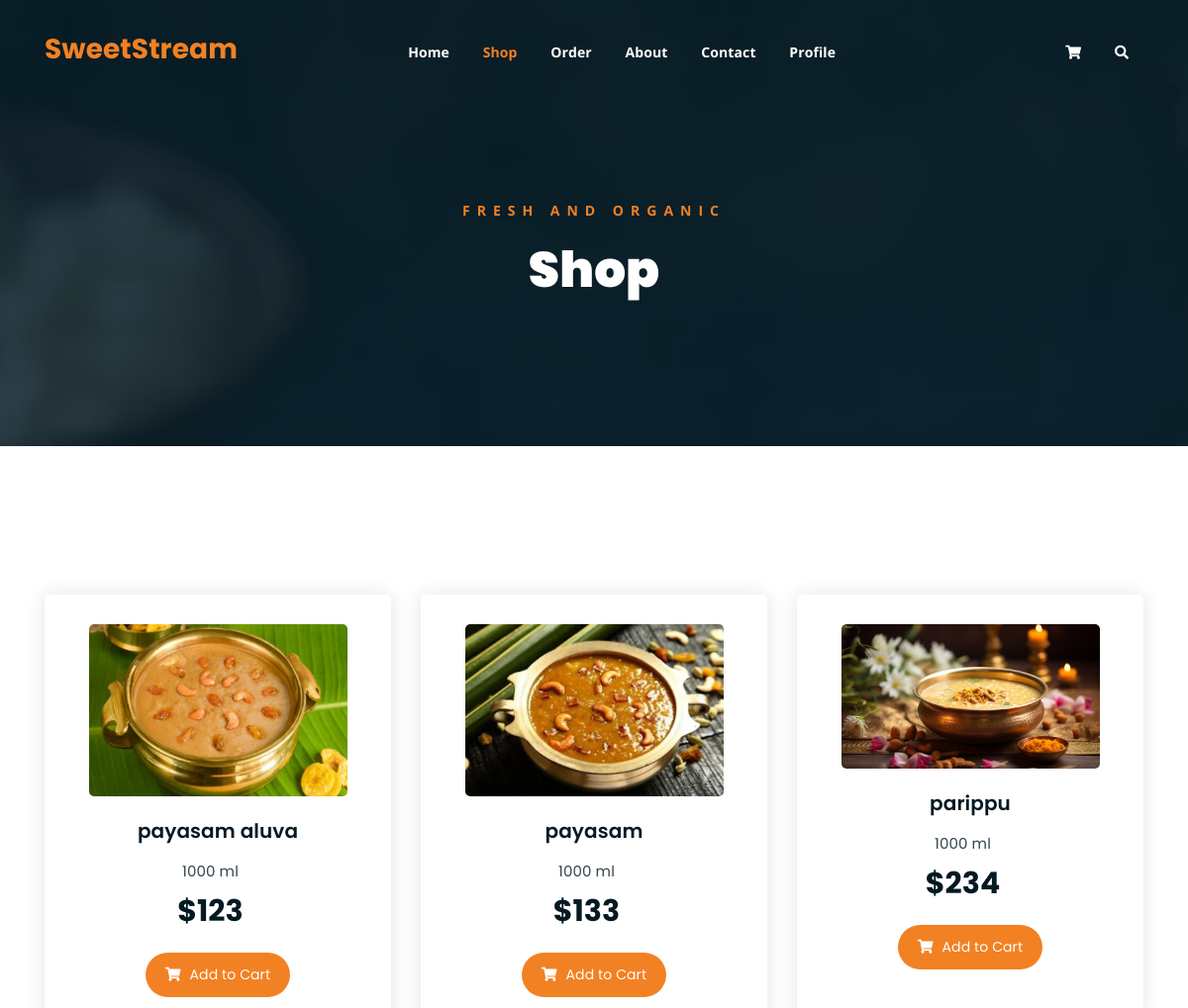
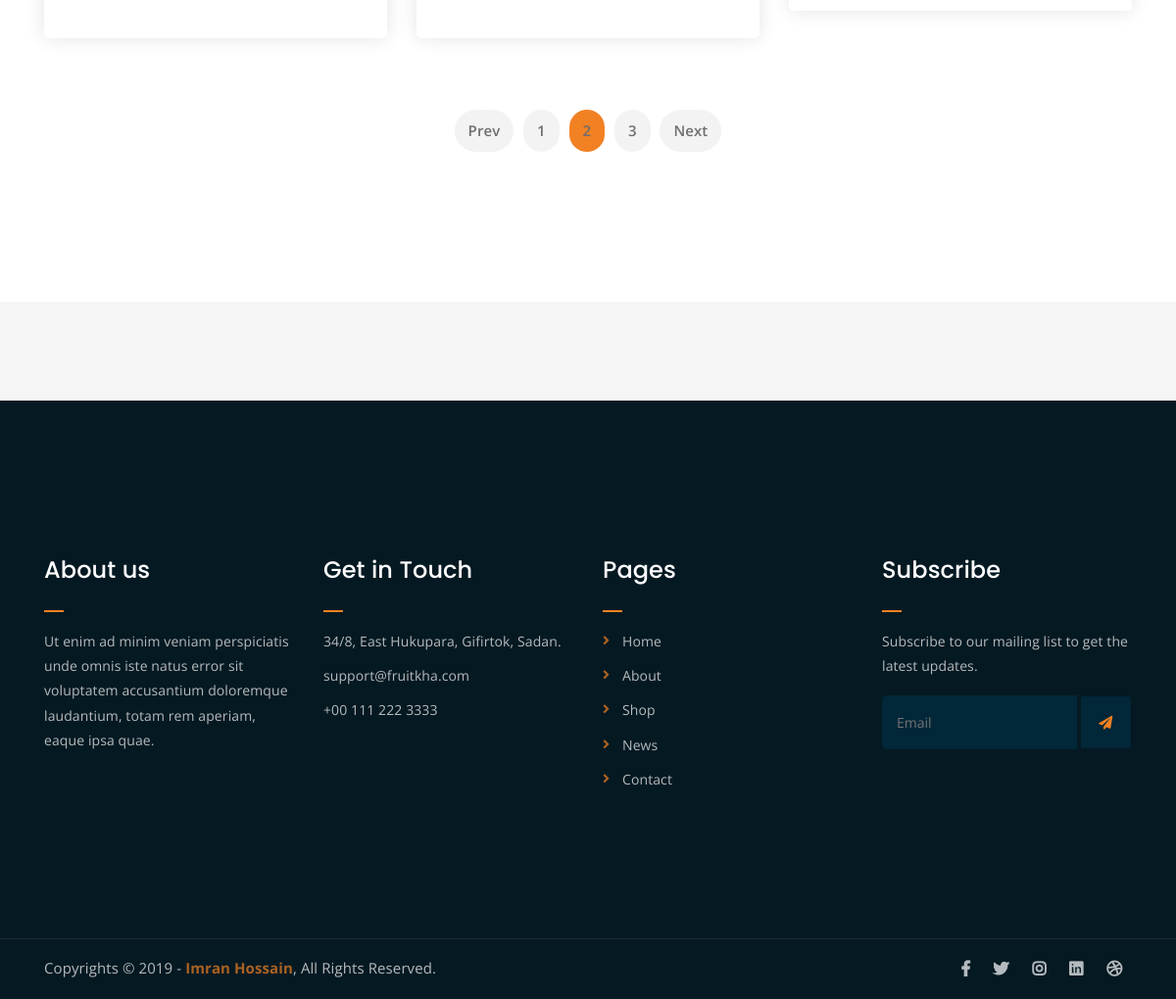
/user/shop.php (signed in), run on the app's committed database (2 pictures, top to bottom).
### tables this page shows
CREATE TABLE `product_table` (
  `pid` int(100) NOT NULL,
  `pname` varchar(100) NOT NULL,
  `pphoto` varchar(255) NOT NULL,
  `pdescription` varchar(100) NOT NULL,
  `pprice` varchar(100) NOT NULL,
  `current_stock` varchar(255) NOT NULL
);

### user/shop.php (the view, shortened to what this page needs)
<!DOCTYPE html>
<html lang="en">
<head>
	<link rel="stylesheet" href="assets/css/all.min.css">
	<link rel="stylesheet" href="assets/bootstrap/css/bootstrap.min.css">
	<link rel="stylesheet" href="assets/css/owl.carousel.css">
	<link rel="stylesheet" href="assets/css/magnific-popup.css">
	<link rel="stylesheet" href="assets/css/animate.css">
	<link rel="stylesheet" href="assets/css/meanmenu.min.css">
	<link rel="stylesheet" href="assets/css/main.css">
	<link rel="stylesheet" href="assets/css/responsive.css">
</head>
<body>
	<div class="top-header-area" id="sticker">
		<div class="container">
			<div class="row">
				<div class="col-lg-12 col-sm-12 text-center">
					<div class="main-menu-wrap">
						<div class="site-logo">
							<a href="#">
								<h3 class="orange-text">SweetStream</h3>
							</a>
						</div>
						<nav class="main-menu">
							<ul>
								<li><a href="index.php">Home</a></li>
								<li class="current-list-item"><a href="shop.php">Shop</a></li>
								<li><a href="order.php">Order</a></li>
								<li><a href="about.php">About</a></li>
								<li><a href="contact.php">Contact</a></li>
								<li><a href="profile.php">Profile</a></li>
								<li>
									<div class="header-icons">
										<a class="shopping-cart" href="cart.php"><i class="fas fa-shopping-cart"></i></a>
										<a class="mobile-hide search-bar-icon" href="#"><i class="fas fa-search"></i></a>
									</div>
								</li>
							</ul>
						</nav>
					</div>
				</div>
			</div>
		</div>
	</div>
	<div class="breadcrumb-section breadcrumb-bg">
		<div class="container">
			<div class="row">
				<div class="col-lg-8 offset-lg-2 text-center">
					<div class="breadcrumb-text">
						<p>Fresh and Organic</p>
						<h1>Shop</h1>
					</div>
				</div>
			</div>
		</div>
	</div>
	<div class="product-section mt-150 mb-150">
		<div class="container">
			<?php
    include $_SERVER['DOCUMENT_ROOT'] . '/SweetStream/php/db_connection.php';
    $conn = new mysqli($host, $user, $password, $dbname);
    $sql = "SELECT * FROM product_table";
    $result = $conn->query($sql);
?>
<div class="row">
    <?php
    if ($result->num_rows > 0) {
        while ($row = $result->fetch_assoc()) {
            echo '<div class="col-lg-4 col-md-6 text-center">';
            echo '<div class="single-product-item">';
            echo '<div class="product-image">';
            echo '<a href="single-product.html"><img src="'. $row['pphoto'] . '" alt=""></a>';
            echo '</div>';
            echo '<h3>' . $row['pname'] . '</h3>';
            echo '<p class="product-price"><span>1000 ml</span> $' . $row['pprice'] . '</p>';
            echo '<a href="#" onclick="document.getElementById(\'cart-form-' . $row['pid'] . '\').submit();" class="cart-btn">';
            echo '<i class="fas fa-shopping-cart"></i> Add to Cart';
            echo '</a>';
            echo '</div>';
            echo '</div>';
        }
    } else {
        echo '<p>No products available.</p>';
    }
    ?>
</div>
			<div class="row">
				<div class="col-lg-12 text-center">
					<div class="pagination-wrap">
						<ul>
							<li><a href="#">Prev</a></li>
							<li><a href="#">1</a></li>
							<li><a class="active" href="#">2</a></li>
							<li><a href="#">3</a></li>
							<li><a href="#">Next</a></li>
						</ul>
					</div>
				</div>
			</div>
		</div>
	</div>
	<div class="logo-carousel-section">
		<div class="container">
			<div class="row">
				<div class="col-lg-12">
					<div class="logo-carousel-inner">
					</div>
				</div>
			</div>
		</div>
	</div>
	<div class="footer-area">
		<div class="container">
			<div class="row">
				<div class="col-lg-3 col-md-6">
					<div class="footer-box about-widget">
						<h2 class="widget-title">About us</h2>
						<p>Ut enim ad minim veniam perspiciatis unde omnis iste natus error sit voluptatem accusantium doloremque laudantium, totam rem aperiam, eaque ipsa quae.</p>
					</div>
				</div>
				<div class="col-lg-3 col-md-6">
					<div class="footer-box get-in-touch">
						<h2 class="widget-title">Get in Touch</h2>
						<ul>
							<li>34/8, East Hukupara, Gifirtok, Sadan.</li>
							<li>support@fruitkha.com</li>
							<li>+00 111 222 3333</li>
						</ul>
					</div>
				</div>
				<div class="col-lg-3 col-md-6">
					<div class="footer-box pages">
						<h2 class="widget-title">Pages</h2>
						<ul>
							<li><a href="index.php">Home</a></li>
							<li><a href="about.php">About</a></li>
							<li><a href="services.html">Shop</a></li>
							<li><a href="news.html">News</a></li>
							<li><a href="contact.php">Contact</a></li>
						</ul>
					</div>
				</div>
				<div class="col-lg-3 col-md-6">
					<div class="footer-box subscribe">
						<h2 class="widget-title">Subscribe</h2>
						<p>Subscribe to our mailing list to get the latest updates.</p>
						<form action="index.php">
							<input type="email" placeholder="Email">
							<button type="submit"><i class="fas fa-paper-plane"></i></button>
						</form>
					</div>
				</div>
			</div>
		</div>
	</div>
	<div class="copyright">
		<div class="container">
			<div class="row">
				<div class="col-lg-6 col-md-12">
					<p>Copyrights &copy; 2019 - <a href="https://imransdesign.com/">Imran Hossain</a>,  All Rights Reserved.</p>
				</div>
				<div class="col-lg-6 text-right col-md-12">
					<div class="social-icons">
						<ul>
							<li><a href="#" target="_blank"><i class="fab fa-facebook-f"></i></a></li>
							<li><a href="#" target="_blank"><i class="fab fa-twitter"></i></a></li>
							<li><a href="#" target="_blank"><i class="fab fa-instagram"></i></a></li>
							<li><a href="#" target="_blank"><i class="fab fa-linkedin"></i></a></li>
							<li><a href="#" target="_blank"><i class="fab fa-dribbble"></i></a></li>
						</ul>
					</div>
				</div>
			</div>
		</div>
	</div>
</body>
</html>

### data on the page
product_table: pphoto (picture), pname "payasam aluva", pprice "123"
product_table: pphoto (picture), pname "payasam", pprice "133"
product_table: pphoto (picture), pname "parippu", pprice "234"
